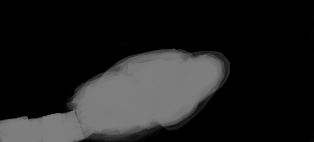
#> input picture image4.png, 314 x 142 px
$ python testGround.py
#> lines starting #> are read from the running program, lines starting #| are printed output that depends on the picture
import cv2
import numpy as np

wireColor=(128,128,128)
notWireColor=(0,0,0)
electronColor=(0,255,255)
tailColor=(0,128,255)

wire=1
notWire=0
electron=3
tail=2


def show(img, title="image", wait=30):
    d=np.max(img.shape)
    h,w=img.shape[:2]
    unitSize=120//d
    resized = cv2.resize(np.uint8(img), (unitSize*w,unitSize*h), interpolation = cv2.INTER_AREA)
    cv2.imshow(title, resized)
    cv2.waitKey(wait) # 0 means wait for key input. postive value waits for that many milliseconds

def showCA(ca, wait=0, title = "image"):
    h,w = ca.shape[:2]
    out = np.zeros((h,w,3))

    out[ca==wire]=wireColor
    out[ca==notWire]=notWireColor
    out[ca==electron]=electronColor
    out[ca==tail]=tailColor
    show(out, wait=wait)

def load(filename):
#> called with filename = 'image4.png'
    img=cv2.imread(filename)
#> img is the input picture: shape (142, 314, 3); mean B, G, R 30.9, 30.9, 30.9
    h,w = img.shape[:2]
#> h = 142; w = 314
    out = np.zeros((h,w))
    out[img[:,:,1]<100]=notWire
    out[img[:,:,1]>150]=electron
    out[np.logical_and(img[:,:,1]<150,img[:,:,2]>150)]=tail
    out[np.logical_and(img[:,:,1]<150,img[:,:,0]>100)]=wire
    return out


def iterate(world):
    newWorld=world*1
    kernel=np.int16([[1,1,1],
                     [1,0,1],
                     [1,1,1]])
    whereTheElectronsAre=np.int16(world==electron)
    neighborCount=cv2.filter2D(whereTheElectronsAre,-1,kernel,borderType=cv2.BORDER_CONSTANT)
    newWorld[world==notWire]=notWire
    newWorld[world==electron]=tail
    newWorld[world==tail]=wire
    newWorld[world==wire]=wire
    newWorld[np.logical_and(np.logical_and(world==wire,1<=neighborCount),neighborCount<=2)]=electron
    return newWorld

town = load("image4.png")
town2 = load("image5.png")
#> call 2 of load, with filename = 'image5.png'
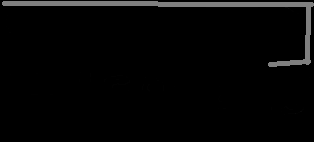
#> input picture image5.png, 314 x 142 px
#> in load, img is the input picture: shape (142, 314, 3); min 0, max 127, mean 5.8
town3 = load("image6.png")
#> call 3 of load, with filename = 'image6.png'
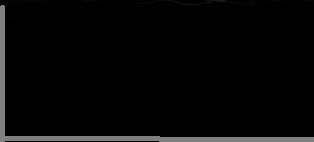
#> input picture image6.png, 314 x 142 px
#> in load, img is the input picture: shape (142, 314, 3); min 0, max 127, mean 6.4
fps=2

#Plays the picture
while True:
#> (the run stopped early here; a loop or call above may not have finished)
